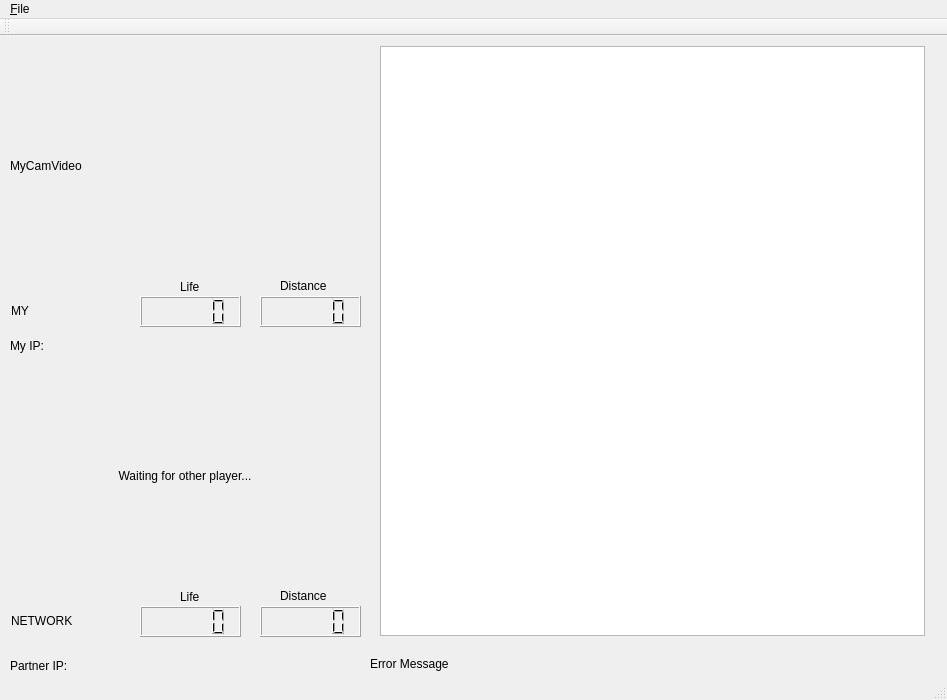
<?xml version="1.0" encoding="UTF-8"?>
<ui version="4.0">
 <class>MainWindow</class>
 <widget class="QMainWindow" name="MainWindow">
  <property name="windowModality">
   <enum>Qt::NonModal</enum>
  </property>
  <property name="geometry">
   <rect>
    <x>0</x>
    <y>0</y>
    <width>947</width>
    <height>700</height>
   </rect>
  </property>
  <property name="minimumSize">
   <size>
    <width>947</width>
    <height>700</height>
   </size>
  </property>
  <property name="maximumSize">
   <size>
    <width>947</width>
    <height>700</height>
   </size>
  </property>
  <property name="focusPolicy">
   <enum>Qt::StrongFocus</enum>
  </property>
  <property name="windowTitle">
   <string>Hungarian Road Rage</string>
  </property>
  <property name="autoFillBackground">
   <bool>false</bool>
  </property>
  <widget class="QWidget" name="centralWidget">
   <widget class="QGraphicsView" name="graphicsView">
    <property name="geometry">
     <rect>
      <x>380</x>
      <y>10</y>
      <width>545</width>
      <height>590</height>
     </rect>
    </property>
    <property name="sizePolicy">
     <sizepolicy hsizetype="Expanding" vsizetype="Expanding">
      <horstretch>0</horstretch>
      <verstretch>0</verstretch>
     </sizepolicy>
    </property>
    <property name="minimumSize">
     <size>
      <width>545</width>
      <height>590</height>
     </size>
    </property>
    <property name="maximumSize">
     <size>
      <width>545</width>
      <height>590</height>
     </size>
    </property>
    <property name="focusPolicy">
     <enum>Qt::NoFocus</enum>
    </property>
    <property name="autoFillBackground">
     <bool>false</bool>
    </property>
    <property name="verticalScrollBarPolicy">
     <enum>Qt::ScrollBarAlwaysOff</enum>
    </property>
    <property name="horizontalScrollBarPolicy">
     <enum>Qt::ScrollBarAlwaysOff</enum>
    </property>
   </widget>
   <widget class="QLabel" name="NetworkCamVideo">
    <property name="geometry">
     <rect>
      <x>10</x>
      <y>330</y>
      <width>350</width>
      <height>220</height>
     </rect>
    </property>
    <property name="minimumSize">
     <size>
      <width>350</width>
      <height>220</height>
     </size>
    </property>
    <property name="maximumSize">
     <size>
      <width>350</width>
      <height>220</height>
     </size>
    </property>
    <property name="autoFillBackground">
     <bool>true</bool>
    </property>
    <property name="text">
     <string>Waiting for other player...</string>
    </property>
    <property name="alignment">
     <set>Qt::AlignCenter</set>
    </property>
   </widget>
   <widget class="QLabel" name="MyIP">
    <property name="geometry">
     <rect>
      <x>10</x>
      <y>300</y>
      <width>231</width>
      <height>20</height>
     </rect>
    </property>
    <property name="text">
     <string>My IP:</string>
    </property>
   </widget>
   <widget class="QLabel" name="ErrorLabel">
    <property name="geometry">
     <rect>
      <x>370</x>
      <y>620</y>
      <width>90</width>
      <height>16</height>
     </rect>
    </property>
    <property name="text">
     <string>Error Message</string>
    </property>
   </widget>
   <widget class="QLabel" name="MyVideoLabel">
    <property name="geometry">
     <rect>
      <x>10</x>
      <y>20</y>
      <width>352</width>
      <height>220</height>
     </rect>
    </property>
    <property name="minimumSize">
     <size>
      <width>352</width>
      <height>220</height>
     </size>
    </property>
    <property name="maximumSize">
     <size>
      <width>350</width>
      <height>220</height>
     </size>
    </property>
    <property name="autoFillBackground">
     <bool>true</bool>
    </property>
    <property name="text">
     <string>MyCamVideo</string>
    </property>
   </widget>
   <widget class="QLabel" name="MyGamerName">
    <property name="geometry">
     <rect>
      <x>11</x>
      <y>260</y>
      <width>100</width>
      <height>30</height>
     </rect>
    </property>
    <property name="minimumSize">
     <size>
      <width>100</width>
      <height>30</height>
     </size>
    </property>
    <property name="maximumSize">
     <size>
      <width>100</width>
      <height>30</height>
     </size>
    </property>
    <property name="text">
     <string>MY</string>
    </property>
   </widget>
   <widget class="QLabel" name="NetworkGamerName">
    <property name="geometry">
     <rect>
      <x>11</x>
      <y>570</y>
      <width>100</width>
      <height>30</height>
     </rect>
    </property>
    <property name="minimumSize">
     <size>
      <width>100</width>
      <height>30</height>
     </size>
    </property>
    <property name="maximumSize">
     <size>
      <width>100</width>
      <height>30</height>
     </size>
    </property>
    <property name="text">
     <string>NETWORK</string>
    </property>
   </widget>
   <widget class="QLCDNumber" name="MyDistLCD">
    <property name="geometry">
     <rect>
      <x>260</x>
      <y>260</y>
      <width>101</width>
      <height>31</height>
     </rect>
    </property>
   </widget>
   <widget class="QLCDNumber" name="MyLifeLCD">
    <property name="geometry">
     <rect>
      <x>140</x>
      <y>260</y>
      <width>101</width>
      <height>31</height>
     </rect>
    </property>
    <property name="font">
     <font>
      <pointsize>13</pointsize>
     </font>
    </property>
   </widget>
   <widget class="QLCDNumber" name="NetworkLifeLCD">
    <property name="geometry">
     <rect>
      <x>140</x>
      <y>570</y>
      <width>101</width>
      <height>31</height>
     </rect>
    </property>
    <property name="font">
     <font>
      <pointsize>13</pointsize>
     </font>
    </property>
   </widget>
   <widget class="QLCDNumber" name="NetworkDistLCD">
    <property name="geometry">
     <rect>
      <x>260</x>
      <y>570</y>
      <width>101</width>
      <height>31</height>
     </rect>
    </property>
   </widget>
   <widget class="QLabel" name="label">
    <property name="geometry">
     <rect>
      <x>180</x>
      <y>550</y>
      <width>21</width>
      <height>21</height>
     </rect>
    </property>
    <property name="text">
     <string>Life</string>
    </property>
   </widget>
   <widget class="QLabel" name="label_2">
    <property name="geometry">
     <rect>
      <x>280</x>
      <y>550</y>
      <width>61</width>
      <height>20</height>
     </rect>
    </property>
    <property name="text">
     <string>Distance</string>
    </property>
   </widget>
   <widget class="QLabel" name="label_3">
    <property name="geometry">
     <rect>
      <x>180</x>
      <y>240</y>
      <width>21</width>
      <height>21</height>
     </rect>
    </property>
    <property name="text">
     <string>Life</string>
    </property>
   </widget>
   <widget class="QLabel" name="label_4">
    <property name="geometry">
     <rect>
      <x>280</x>
      <y>240</y>
      <width>61</width>
      <height>20</height>
     </rect>
    </property>
    <property name="text">
     <string>Distance</string>
    </property>
   </widget>
   <widget class="QLabel" name="PartnerIP">
    <property name="geometry">
     <rect>
      <x>10</x>
      <y>620</y>
      <width>231</width>
      <height>20</height>
     </rect>
    </property>
    <property name="text">
     <string>Partner IP:</string>
    </property>
   </widget>
  </widget>
  <widget class="QToolBar" name="mainToolBar">
   <attribute name="toolBarArea">
    <enum>TopToolBarArea</enum>
   </attribute>
   <attribute name="toolBarBreak">
    <bool>false</bool>
   </attribute>
  </widget>
  <widget class="QStatusBar" name="statusBar"/>
  <widget class="QMenuBar" name="menuBar">
   <property name="geometry">
    <rect>
     <x>0</x>
     <y>0</y>
     <width>947</width>
     <height>21</height>
    </rect>
   </property>
   <property name="defaultUp">
    <bool>true</bool>
   </property>
   <property name="nativeMenuBar">
    <bool>true</bool>
   </property>
   <widget class="QMenu" name="menu_File">
    <property name="title">
     <string>&amp;File</string>
    </property>
    <addaction name="action_Exit"/>
    <addaction name="separator"/>
   </widget>
   <addaction name="menu_File"/>
  </widget>
  <action name="action_Exit">
   <property name="text">
    <string>&amp;Exit</string>
   </property>
  </action>
 </widget>
 <layoutdefault spacing="6" margin="11"/>
 <resources/>
 <connections/>
</ui>
